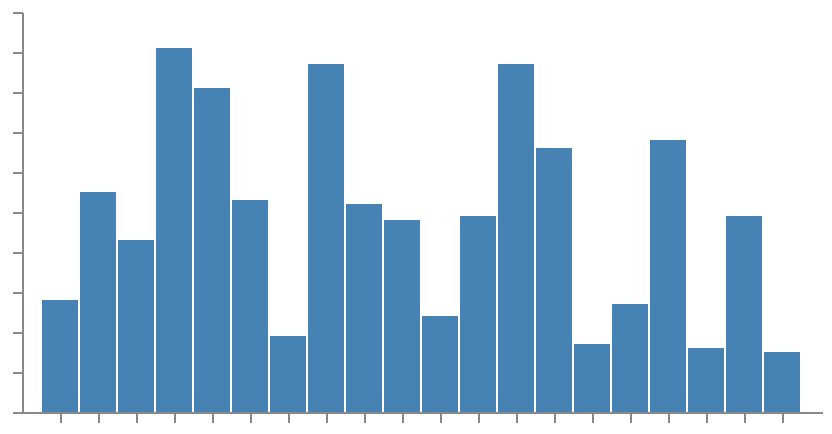

Write the Vega-Lite specification saved for this chart.
### Vega specification from a JSON file in a GitHub repository (floating-point values rounded to 4 significant figures)
{"$schema": "https://vega.github.io/schema/vega/v5.json", "width": 400, "height": 200, "padding": 5, "data": [{"name": "table", "values": [{"u": 1, "v": 28}, {"u": 2, "v": 55}, {"u": 3, "v": 43}, {"u": 4, "v": 91}, {"u": 5, "v": 81}, {"u": 6, "v": 53}, {"u": 7, "v": 19}, {"u": 8, "v": 87}, {"u": 9, "v": 52}, {"u": 10, "v": 48}, {"u": 11, "v": 24}, {"u": 12, "v": 49}, {"u": 13, "v": 87}, {"u": 14, "v": 66}, {"u": 15, "v": 17}, {"u": 16, "v": 27}, {"u": 17, "v": 68}, {"u": 18, "v": 16}, {"u": 19, "v": 49}, {"u": 20, "v": 15}]}], "scales": [{"name": "xscale", "type": "band", "range": "width", "padding": 0.05, "round": true, "domain": {"data": "table", "field": "u"}}, {"name": "yscale", "type": "linear", "range": "height", "domain": {"data": "table", "field": "v"}, "zero": true, "nice": true}], "axes": [{"orient": "bottom", "scale": "xscale", "labels": false, "zindex": 1}, {"orient": "left", "scale": "yscale", "labels": false, "zindex": 1}], "marks": [{"type": "rect", "from": {"data": "table"}, "encode": {"enter": {"x": {"scale": "xscale", "field": "u"}, "width": {"scale": "xscale", "band": 1}, "y": {"scale": "yscale", "field": "v"}, "y2": {"scale": "yscale", "value": 0}}, "update": {"fill": {"value": "steelblue"}}, "hover": {"fill": {"value": "red"}}}}]}
